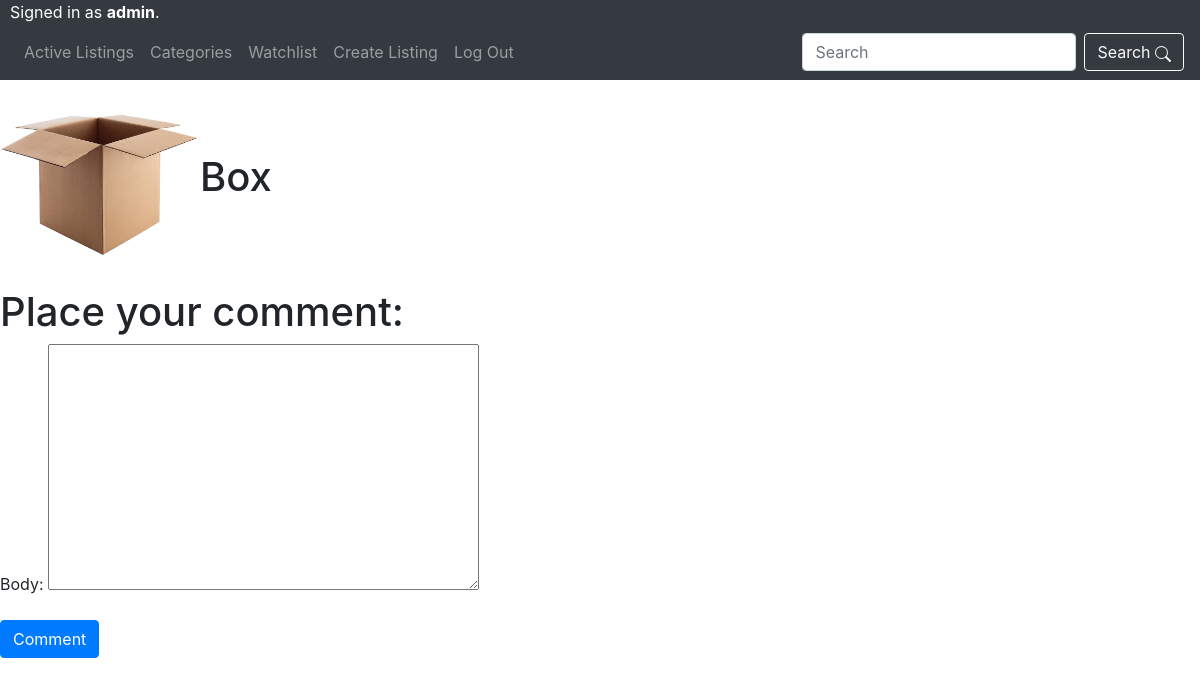
Screenshot of /auction/5/comment/ (signed in) with the database file from the repository.
### auctions/models.py (models this page shows, shortened)
class User(AbstractUser):
    pass

class Auction(models.Model):
    user = models.ForeignKey(User, on_delete=models.CASCADE, blank=True)
    name = models.CharField(max_length=64)
    img = models.ImageField(upload_to='listing_image', null=True, default="/static/default_image.jpg")
    description = models.TextField(blank=True)
    starting_bid = models.IntegerField()
    category = models.ForeignKey(Category, on_delete=models.CASCADE, related_name="auctions", null=True)
    created_on = models.DateTimeField(auto_now_add=True, null=True)

### auctions/views.py (the view)
# urls.py: path("auction/<int:id>/comment/", views.new_comment, name="new_comment"),
@login_required(login_url="login")
def new_comment(request, id):
    auction = Auction.objects.get(pk=id)
    if request.method == "POST":
        form_comment = CommentForm(request.POST or None)
        if form.is_valid():
            user = request.user
            body = form.cleaned_data["body"]
            comment = Comments(auction=auction, user=user, body=body)
            comment.save()
            return redirect('../')
    else:
        form = CommentForm()
    return render(request, "auctions/comment.html", {
        "form": CommentForm,
        "auction": auction,
        "form_comment": CommentForm
    })

### auctions/templates/auctions/comment.html (shortened to what this page needs)
{% extends "auctions/layout.html" %}
{% block body %}
<h1><img src="{{ auction.img.url }}" width="200">{{auction.name}}</h1>
    <h1>Place your comment:</h1>
    <form method="POST" enctype="multipart/form-data">
        {{ form.as_p }}
       <button type="submit" class="btn btn-primary">Comment</button>
    </form>
{% endblock %}

### auctions/templates/auctions/layout.html (shortened to what this page needs)
{% load static %}
<!DOCTYPE html>
<html lang="en">
    <head>
        <link rel="stylesheet" href="https://stackpath.bootstrapcdn.com/bootstrap/4.4.1/css/bootstrap.min.css">
        <link href="{% static 'auctions/layout.css' %}" rel="stylesheet">
        <link href="{% static 'auctions/listing.css' %}" rel="stylesheet">
        <link href="{% static 'auctions/category.css' %}" rel="stylesheet">
    </head>
    <body>
        <div class="signed-in">
            {% if user.is_authenticated %}
                Signed in as <strong>{{ user.username }}</strong>.
            {% else %}
                Not signed in.
            {% endif %}
        </div>
        <nav class="navbar navbar-expand-lg navbar-dark bg-dark">
            <div class="collapse navbar-collapse" id="navbarSupportedContent">
              <ul class="navbar-nav mr-auto">
                <li class="nav-item">
                    <a class="nav-link" href="{% url 'index' %}">Active Listings</a>
                </li>
                <li class="nav-item">
                    <a class="nav-link" href="{% url 'categories' %}">Categories</a>
                </li>
                {% if user.is_authenticated %}
                <li class="nav-item">
                  <a class="nav-link" href="{% url 'watchlist' %}">Watchlist</a>
                </li>
                <li class="nav-item">
                    <a class="nav-link" href="{% url 'create' %}">Create Listing</a>
                </li>
                <li class="nav-item">
                    <a class="nav-link" href="{% url 'logout' %}">Log Out</a>
                </li>
                {%endif%}
              </ul>
              <form class="form-inline my-2 my-lg-0">
                <input class="form-control mr-sm-2" type="search" placeholder="Search" aria-label="Search">
                <button class="btn btn-outline-light" type="submit">Search </button>
              </form>
            </div>
          </nav>
        {% block body %}
        {% endblock %}
    </body>
</html>

### auctions/static/auctions/layout.css (style rules this page uses)
.signed-in { background-color: #343A40; color: white; padding-left: 10px; }

### rows the page displays
User: username "admin"
Auction: img (picture), name "Box"
